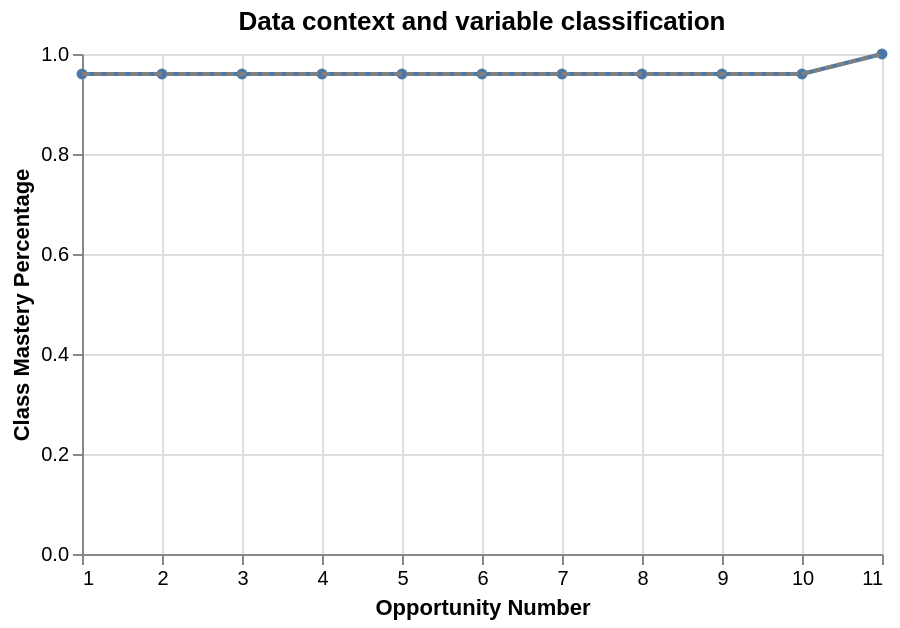

Notebook code cell kept with this figure:
### Code cell
df_sorted = mkc_data.sort_values(['student_id', 'modeling_kc_id', 'order_id'])

df_sorted['opportunity'] = (
    df_sorted
    .groupby(['student_id', 'modeling_kc_id'])
    .cumcount() + 1
)

learning_curve = (
    df_sorted
    .groupby(['modeling_kc_id', 'modeling_kc_label_x', 'opportunity'])
    .agg(
        avg_correct=('correct', 'mean'),
        pct_mastered=('state_predictions', lambda x: (x >= threshold).mean()),
        n_students=('student_id', 'nunique')
    )
    .reset_index()
)

def plot_learning_curve(kc_id: str, df: pd.DataFrame) -> alt.Chart:
    data = df[df['modeling_kc_id'] == kc_id]
    kc_label = data['modeling_kc_label_x'].iloc[0]

    actual = (
        alt.Chart(data)
        .mark_line(point=True)
        .encode(
            x=alt.X('opportunity:Q', title='Opportunity Number'),
            y=alt.Y('pct_mastered:Q', title='Class Mastery Percentage', scale=alt.Scale(domain=[0, 1])),
            tooltip=['opportunity:Q', 'pct_mastered:Q', 'n_students:Q']
        )
    )

    predicted = (
        alt.Chart(data)
        .mark_line(strokeDash=[4, 2], color='gray')
        .encode(
            x='opportunity:Q',
            y='pct_mastered:Q',
        )
    )

    return (actual + predicted).properties(title=kc_label, width=400, height=250)

plot_learning_curve('MKC.U1.01.data_context_variables',learning_curve)

### Figure 1 — Vega-Lite specification as saved in the notebook (floating-point values rounded to 4 significant figures)
{"config": {"view": {"continuousWidth": 300, "continuousHeight": 300}}, "layer": [{"mark": {"type": "line", "point": true}, "encoding": {"tooltip": [{"field": "opportunity", "type": "quantitative"}, {"field": "pct_mastered", "type": "quantitative"}, {"field": "n_students", "type": "quantitative"}], "x": {"field": "opportunity", "title": "Opportunity Number", "type": "quantitative"}, "y": {"field": "pct_mastered", "scale": {"domain": [0, 1]}, "title": "Class Mastery Percentage", "type": "quantitative"}}}, {"mark": {"type": "line", "color": "gray", "strokeDash": [4, 2]}, "encoding": {"x": {"field": "opportunity", "type": "quantitative"}, "y": {"field": "pct_mastered", "type": "quantitative"}}}], "data": {"name": "data-849fbdb7fa08cebb5466bfc5c5344b4f"}, "height": 250, "title": "Data context and variable classification", "width": 400, "$schema": "https://vega.github.io/schema/vega-lite/v6.4.1.json", "datasets": {"data-849fbdb7fa08cebb5466bfc5c5344b4f": [{"modeling_kc_id": "MKC.U1.01.data_context_variables", "modeling_kc_label_x": "Data context and variable classification", "opportunity": 1, "avg_correct": 0.52, "pct_mastered": 0.96, "n_students": 25}, {"modeling_kc_id": "MKC.U1.01.data_context_variables", "modeling_kc_label_x": "Data context and variable classification", "opportunity": 2, "avg_correct": 0.52, "pct_mastered": 0.96, "n_students": 25}, {"modeling_kc_id": "MKC.U1.01.data_context_variables", "modeling_kc_label_x": "Data context and variable classification", "opportunity": 3, "avg_correct": 0.52, "pct_mastered": 0.96, "n_students": 25}, {"modeling_kc_id": "MKC.U1.01.data_context_variables", "modeling_kc_label_x": "Data context and variable classification", "opportunity": 4, "avg_correct": 0.52, "pct_mastered": 0.96, "n_students": 25}, {"modeling_kc_id": "MKC.U1.01.data_context_variables", "modeling_kc_label_x": "Data context and variable classification", "opportunity": 5, "avg_correct": 0.52, "pct_mastered": 0.96, "n_students": 25}, {"modeling_kc_id": "MKC.U1.01.data_context_variables", "modeling_kc_label_x": "Data context and variable classification", "opportunity": 6, "avg_correct": 0.52, "pct_mastered": 0.96, "n_students": 25}, {"modeling_kc_id": "MKC.U1.01.data_context_variables", "modeling_kc_label_x": "Data context and variable classification", "opportunity": 7, "avg_correct": 0.52, "pct_mastered": 0.96, "n_students": 25}, {"modeling_kc_id": "MKC.U1.01.data_context_variables", "modeling_kc_label_x": "Data context and variable classification", "opportunity": 8, "avg_correct": 0.52, "pct_mastered": 0.96, "n_students": 25}, {"modeling_kc_id": "MKC.U1.01.data_context_variables", "modeling_kc_label_x": "Data context and variable classification", "opportunity": 9, "avg_correct": 0.52, "pct_mastered": 0.96, "n_students": 25}, {"modeling_kc_id": "MKC.U1.01.data_context_variables", "modeling_kc_label_x": "Data context and variable classification", "opportunity": 10, "avg_correct": 0.52, "pct_mastered": 0.96, "n_students": 25}, {"modeling_kc_id": "MKC.U1.01.data_context_variables", "modeling_kc_label_x": "Data context and variable classification", "opportunity": 11, "avg_correct": 0.5217, "pct_mastered": 1.0, "n_students": 23}]}}
